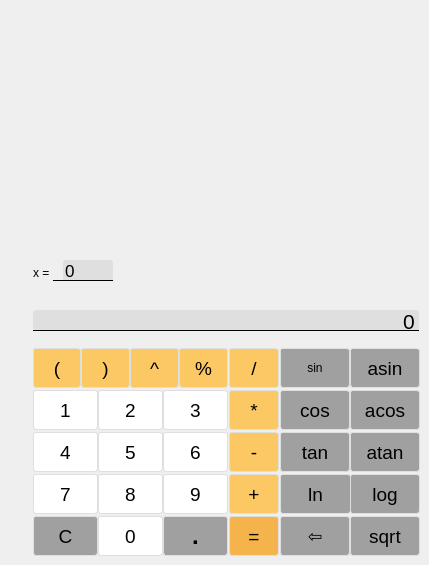
    <widget class="QWidget" name="airthmetic">
     <attribute name="title">
      <string>Arithmetic</string>
     </attribute>
     <widget class="QPushButton" name="pushButtonC">
      <property name="geometry">
       <rect>
        <x>33</x>
        <y>516</y>
        <width>65</width>
        <height>40</height>
       </rect>
      </property>
      <property name="font">
       <font>
        <pointsize>14</pointsize>
       </font>
      </property>
      <property name="styleSheet">
       <string notr="true">QPushButton {
background-color: rgb(160, 160, 160);
color: rgb(0, 0, 0);
border-color: rgb(223, 223, 223);
border-radius: 3px;
border-style: solid;
border-width:1px;
}

QPushButton:hover {
background-color: rgb(170, 170, 170);
border-radius: 1px;
border-width:0px;
}</string>
      </property>
      <property name="text">
       <string>С</string>
      </property>
     </widget>
     <widget class="QPushButton" name="pushButton_num0">
      <property name="geometry">
       <rect>
        <x>98</x>
        <y>516</y>
        <width>65</width>
        <height>40</height>
       </rect>
      </property>
      <property name="font">
       <font>
        <pointsize>14</pointsize>
       </font>
      </property>
      <property name="styleSheet">
       <string notr="true">QPushButton {
	background-color: rgb(255, 255, 255);
	color: rgb(0, 0, 0);
	border-color: rgb(223, 223, 223);
	border-radius: 3px;
	border-style: solid;
	border-width:1px;
}

QPushButton:hover {
	background-color: rgb(245, 245, 245);
	border-radius: 1px;
	border-width:0px;
}
</string>
      </property>
      <property name="text">
       <string>0</string>
      </property>
     </widget>
     <widget class="QPushButton" name="pushButton_dot">
      <property name="geometry">
       <rect>
        <x>163</x>
        <y>516</y>
        <width>65</width>
        <height>40</height>
       </rect>
      </property>
      <property name="font">
       <font>
        <pointsize>18</pointsize>
        <bold>true</bold>
       </font>
      </property>
      <property name="styleSheet">
       <string notr="true">QPushButton {
background-color: rgb(160, 160, 160);
color: rgb(0, 0, 0);
border-color: rgb(223, 223, 223);
border-radius: 3px;
border-style: solid;
border-width:1px;
}

QPushButton:hover {
background-color: rgb(170, 170, 170);
border-radius: 1px;
border-width:0px;
}</string>
      </property>
      <property name="text">
       <string>.</string>
      </property>
     </widget>
     <widget class="QPushButton" name="pushButton_num7">
      <property name="geometry">
       <rect>
        <x>33</x>
        <y>474</y>
        <width>65</width>
        <height>40</height>
       </rect>
      </property>
      <property name="font">
       <font>
        <pointsize>14</pointsize>
       </font>
      </property>
      <property name="styleSheet">
       <string notr="true">QPushButton {
	background-color: rgb(255, 255, 255);
	color: rgb(0, 0, 0);
	border-color: rgb(223, 223, 223);
	border-radius: 3px;
	border-style: solid;
	border-width:1px;
}

QPushButton:hover {
	background-color: rgb(245, 245, 245);
	border-radius: 1px;
	border-width:0px;
}
</string>
      </property>
      <property name="text">
       <string>7</string>
      </property>
     </widget>
     <widget class="QPushButton" name="pushButton_num9">
      <property name="geometry">
       <rect>
        <x>163</x>
        <y>474</y>
        <width>65</width>
        <height>40</height>
       </rect>
      </property>
      <property name="font">
       <font>
        <pointsize>14</pointsize>
       </font>
      </property>
      <property name="styleSheet">
       <string notr="true">QPushButton {
	background-color: rgb(255, 255, 255);
	color: rgb(0, 0, 0);
	border-color: rgb(223, 223, 223);
	border-radius: 3px;
	border-style: solid;
	border-width:1px;
}

QPushButton:hover {
	background-color: rgb(245, 245, 245);
	border-radius: 1px;
	border-width:0px;
}
</string>
      </property>
      <property name="text">
       <string>9</string>
      </property>
     </widget>
     <widget class="QPushButton" name="pushButton_num8">
      <property name="geometry">
       <rect>
        <x>98</x>
        <y>474</y>
        <width>65</width>
        <height>40</height>
       </rect>
      </property>
      <property name="font">
       <font>
        <pointsize>14</pointsize>
       </font>
      </property>
      <property name="styleSheet">
       <string notr="true">QPushButton {
	background-color: rgb(255, 255, 255);
	color: rgb(0, 0, 0);
	border-color: rgb(223, 223, 223);
	border-radius: 3px;
	border-style: solid;
	border-width:1px;
}

QPushButton:hover {
	background-color: rgb(245, 245, 245);
	border-radius: 1px;
	border-width:0px;
}
</string>
      </property>
      <property name="text">
       <string>8</string>
      </property>
     </widget>
     <widget class="QPushButton" name="pushButton_num4">
      <property name="geometry">
       <rect>
        <x>33</x>
        <y>432</y>
        <width>65</width>
        <height>40</height>
       </rect>
      </property>
      <property name="font">
       <font>
        <pointsize>14</pointsize>
       </font>
      </property>
      <property name="styleSheet">
       <string notr="true">QPushButton {
	background-color: rgb(255, 255, 255);
	color: rgb(0, 0, 0);
	border-color: rgb(223, 223, 223);
	border-radius: 3px;
	border-style: solid;
	border-width:1px;
}

QPushButton:hover {
	background-color: rgb(245, 245, 245);
	border-radius: 1px;
	border-width:0px;
}
</string>
      </property>
      <property name="text">
       <string>4</string>
      </property>
     </widget>
     <widget class="QPushButton" name="pushButton_num6">
      <property name="geometry">
       <rect>
        <x>163</x>
        <y>432</y>
        <width>65</width>
        <height>40</height>
       </rect>
      </property>
      <property name="font">
       <font>
        <pointsize>14</pointsize>
       </font>
      </property>
      <property name="styleSheet">
       <string notr="true">QPushButton {
	background-color: rgb(255, 255, 255);
	color: rgb(0, 0, 0);
	border-color: rgb(223, 223, 223);
	border-radius: 3px;
	border-style: solid;
	border-width:1px;
}

QPushButton:hover {
	background-color: rgb(245, 245, 245);
	border-radius: 1px;
	border-width:0px;
}
</string>
      </property>
      <property name="text">
       <string>6</string>
      </property>
     </widget>
     <widget class="QPushButton" name="pushButton_num5">
      <property name="geometry">
       <rect>
        <x>98</x>
        <y>432</y>
        <width>65</width>
        <height>40</height>
       </rect>
      </property>
      <property name="font">
       <font>
        <pointsize>14</pointsize>
       </font>
      </property>
      <property name="styleSheet">
       <string notr="true">QPushButton {
	background-color: rgb(255, 255, 255);
	color: rgb(0, 0, 0);
	border-color: rgb(223, 223, 223);
	border-radius: 3px;
	border-style: solid;
	border-width:1px;
}

QPushButton:hover {
	background-color: rgb(245, 245, 245);
	border-radius: 1px;
	border-width:0px;
}
</string>
      </property>
      <property name="text">
       <string>5</string>
      </property>
     </widget>
     <widget class="QPushButton" name="pushButton_num3">
      <property name="geometry">
       <rect>
        <x>163</x>
        <y>390</y>
        <width>65</width>
        <height>40</height>
       </rect>
      </property>
      <property name="font">
       <font>
        <pointsize>14</pointsize>
       </font>
      </property>
      <property name="styleSheet">
       <string notr="true">QPushButton {
	background-color: rgb(255, 255, 255);
	color: rgb(0, 0, 0);
	border-color: rgb(223, 223, 223);
	border-radius: 3px;
	border-style: solid;
	border-width:1px;
}

QPushButton:hover {
	background-color: rgb(245, 245, 245);
	border-radius: 1px;
	border-width:0px;
}
</string>
      </property>
      <property name="text">
       <string>3</string>
      </property>
     </widget>
     <widget class="QPushButton" name="pushButton_num1">
      <property name="geometry">
       <rect>
        <x>33</x>
        <y>390</y>
        <width>65</width>
        <height>40</height>
       </rect>
      </property>
      <property name="font">
       <font>
        <pointsize>14</pointsize>
       </font>
      </property>
      <property name="styleSheet">
       <string notr="true">QPushButton {
	background-color: rgb(255, 255, 255);
	color: rgb(0, 0, 0);
	border-color: rgb(223, 223, 223);
	border-radius: 3px;
	border-style: solid;
	border-width:1px;
}

QPushButton:hover {
	background-color: rgb(245, 245, 245);
	border-radius: 1px;
	border-width:0px;
}
</string>
      </property>
      <property name="text">
       <string>1</string>
      </property>
     </widget>
     <widget class="QPushButton" name="pushButton_num2">
      <property name="geometry">
       <rect>
        <x>98</x>
        <y>390</y>
        <width>65</width>
        <height>40</height>
       </rect>
      </property>
      <property name="font">
       <font>
        <pointsize>14</pointsize>
       </font>
      </property>
      <property name="styleSheet">
       <string notr="true">QPushButton {
	background-color: rgb(255, 255, 255);
	color: rgb(0, 0, 0);
	border-color: rgb(223, 223, 223);
	border-radius: 3px;
	border-style: solid;
	border-width:1px;
}

QPushButton:hover {
	background-color: rgb(245, 245, 245);
	border-radius: 1px;
	border-width:0px;
}
</string>
      </property>
      <property name="text">
       <string>2</string>
      </property>
     </widget>
     <widget class="QPushButton" name="pushButton_plus">
      <property name="geometry">
       <rect>
        <x>229</x>
        <y>474</y>
        <width>50</width>
        <height>40</height>
       </rect>
      </property>
      <property name="font">
       <font>
        <pointsize>14</pointsize>
       </font>
      </property>
      <property name="styleSheet">
       <string notr="true">QPushButton {
background-color: rgb(252, 200, 100);
color: rgb(0, 0, 0);
border-color: rgb(223, 223, 223);
border-radius: 3px;
border-style: solid;
border-width:1px;
}

QPushButton:hover {
	background-color: rgb(242, 190, 95);
	border-radius: 1px;
	border-width:0px;
}</string>
      </property>
      <property name="text">
       <string>+</string>
      </property>
     </widget>
     <widget class="QPushButton" name="pushButton_minus">
      <property name="geometry">
       <rect>
        <x>229</x>
        <y>432</y>
        <width>50</width>
        <height>40</height>
       </rect>
      </property>
      <property name="font">
       <font>
        <pointsize>14</pointsize>
       </font>
      </property>
      <property name="styleSheet">
       <string notr="true">QPushButton {
background-color: rgb(252, 200, 100);
color: rgb(0, 0, 0);
border-color: rgb(223, 223, 223);
border-radius: 3px;
border-style: solid;
border-width:1px;
}

QPushButton:hover {
	background-color: rgb(242, 190, 95);
	border-radius: 1px;
	border-width:0px;
}</string>
      </property>
      <property name="text">
       <string>-</string>
      </property>
     </widget>
     <widget class="QPushButton" name="pushButton_mul">
      <property name="geometry">
       <rect>
        <x>229</x>
        <y>390</y>
        <width>50</width>
        <height>40</height>
       </rect>
      </property>
      <property name="font">
       <font>
        <pointsize>14</pointsize>
       </font>
      </property>
      <property name="styleSheet">
       <string notr="true">QPushButton {
background-color: rgb(252, 200, 100);
color: rgb(0, 0, 0);
border-color: rgb(223, 223, 223);
border-radius: 3px;
border-style: solid;
border-width:1px;
}

QPushButton:hover {
	background-color: rgb(242, 190, 95);
	border-radius: 1px;
	border-width:0px;
}</string>
      </property>
      <property name="text">
       <string>*</string>
      </property>
     </widget>
     <widget class="QPushButton" name="pushButton_div">
      <property name="geometry">
       <rect>
        <x>229</x>
        <y>348</y>
        <width>50</width>
        <height>40</height>
       </rect>
      </property>
      <property name="font">
       <font>
        <pointsize>14</pointsize>
       </font>
      </property>
      <property name="styleSheet">
       <string notr="true">QPushButton {
background-color: rgb(252, 200, 100);
color: rgb(0, 0, 0);
border-color: rgb(223, 223, 223);
border-radius: 3px;
border-style: solid;
border-width:1px;
}

QPushButton:hover {
	background-color: rgb(242, 190, 95);
	border-radius: 1px;
	border-width:0px;
}</string>
      </property>
      <property name="text">
       <string>/</string>
      </property>
     </widget>
     <widget class="QPushButton" name="pushButton_mod">
      <property name="geometry">
       <rect>
        <x>179</x>
        <y>348</y>
        <width>49</width>
        <height>40</height>
       </rect>
      </property>
      <property name="font">
       <font>
        <pointsize>14</pointsize>
       </font>
      </property>
      <property name="styleSheet">
       <string notr="true">QPushButton {
background-color: rgb(252, 200, 100);
color: rgb(0, 0, 0);
border-color: rgb(223, 223, 223);
border-radius: 3px;
border-style: solid;
border-width:1px;
}

QPushButton:hover {
	background-color: rgb(242, 190, 95);
	border-radius: 1px;
	border-width:0px;
}</string>
      </property>
      <property name="text">
       <string>%</string>
      </property>
     </widget>
     <widget class="QPushButton" name="pushButton_pow">
      <property name="geometry">
       <rect>
        <x>130</x>
        <y>348</y>
        <width>49</width>
        <height>40</height>
       </rect>
      </property>
      <property name="font">
       <font>
        <pointsize>14</pointsize>
       </font>
      </property>
      <property name="styleSheet">
       <string notr="true">QPushButton {
background-color: rgb(252, 200, 100);
color: rgb(0, 0, 0);
border-color: rgb(223, 223, 223);
border-radius: 3px;
border-style: solid;
border-width:1px;
}

QPushButton:hover {
	background-color: rgb(242, 190, 95);
	border-radius: 1px;
	border-width:0px;
}</string>
      </property>
      <property name="text">
       <string>^</string>
      </property>
     </widget>
     <widget class="QPushButton" name="pushButton_rbrace">
      <property name="geometry">
       <rect>
        <x>81</x>
        <y>348</y>
        <width>49</width>
        <height>40</height>
       </rect>
      </property>
      <property name="font">
       <font>
        <pointsize>14</pointsize>
       </font>
      </property>
      <property name="styleSheet">
       <string notr="true">QPushButton {
background-color: rgb(252, 200, 100);
color: rgb(0, 0, 0);
border-color: rgb(223, 223, 223);
border-radius: 3px;
border-style: solid;
border-width:1px;
}

QPushButton:hover {
	background-color: rgb(242, 190, 95);
	border-radius: 1px;
	border-width:0px;
}</string>
      </property>
      <property name="text">
       <string>)</string>
      </property>
     </widget>
     <widget class="QPushButton" name="pushButton_lbrace">
      <property name="geometry">
       <rect>
        <x>33</x>
        <y>348</y>
        <width>48</width>
        <height>40</height>
       </rect>
      </property>
      <property name="font">
       <font>
        <pointsize>14</pointsize>
       </font>
      </property>
      <property name="styleSheet">
       <string notr="true">QPushButton {
background-color: rgb(252, 200, 100);
color: rgb(0, 0, 0);
border-color: rgb(223, 223, 223);
border-radius: 3px;
border-style: solid;
border-width:1px;
}

QPushButton:hover {
	background-color: rgb(242, 190, 95);
	border-radius: 1px;
	border-width:0px;
}</string>
      </property>
      <property name="text">
       <string>(</string>
      </property>
     </widget>
     <widget class="QPushButton" name="pushButton_equal">
      <property name="geometry">
       <rect>
        <x>229</x>
        <y>516</y>
        <width>50</width>
        <height>40</height>
       </rect>
      </property>
      <property name="font">
       <font>
        <pointsize>14</pointsize>
       </font>
      </property>
      <property name="styleSheet">
       <string notr="true">QPushButton {
background-color: rgb(245, 180, 75);
color: rgb(0, 0, 0);
border-color: rgb(223, 223, 223);
border-radius: 3px;
border-style: solid;
border-width:1px;
}

QPushButton:hover {
	background-color: rgb(235, 170, 65);
	border-radius: 1px;
	border-width:0px;
}</string>
      </property>
      <property name="text">
       <string>=</string>
      </property>
     </widget>
     <widget class="QPushButton" name="pushButton_sin">
      <property name="geometry">
       <rect>
        <x>280</x>
        <y>348</y>
        <width>70</width>
        <height>40</height>
       </rect>
      </property>
      <property name="styleSheet">
       <string notr="true">QPushButton {
background-color: rgb(160, 160, 160);
color: rgb(0, 0, 0);
border-color: rgb(223, 223, 223);
border-radius: 3px;
border-style: solid;
border-width:1px;
}

QPushButton:hover {
background-color: rgb(170, 170, 170);
border-radius: 1px;
border-width:0px;
}</string>
      </property>
      <property name="text">
       <string>sin</string>
      </property>
     </widget>
     <widget class="QPushButton" name="pushButton_asin">
      <property name="geometry">
       <rect>
        <x>350</x>
        <y>348</y>
        <width>70</width>
        <height>40</height>
       </rect>
      </property>
      <property name="font">
       <font>
        <pointsize>14</pointsize>
       </font>
      </property>
      <property name="styleSheet">
       <string notr="true">QPushButton {
background-color: rgb(160, 160, 160);
color: rgb(0, 0, 0);
border-color: rgb(223, 223, 223);
border-radius: 3px;
border-style: solid;
border-width:1px;
}

QPushButton:hover {
background-color: rgb(170, 170, 170);
border-radius: 1px;
border-width:0px;
}</string>
      </property>
      <property name="text">
       <string>asin</string>
      </property>
     </widget>
     <widget class="QPushButton" name="pushButton_acos">
      <property name="geometry">
       <rect>
        <x>350</x>
        <y>390</y>
        <width>70</width>
        <height>40</height>
       </rect>
      </property>
      <property name="font">
       <font>
        <pointsize>14</pointsize>
       </font>
      </property>
      <property name="styleSheet">
       <string notr="true">QPushButton {
background-color: rgb(160, 160, 160);
color: rgb(0, 0, 0);
border-color: rgb(223, 223, 223);
border-radius: 3px;
border-style: solid;
border-width:1px;
}

QPushButton:hover {
background-color: rgb(170, 170, 170);
border-radius: 1px;
border-width:0px;
}</string>
      </property>
      <property name="text">
       <string>acos</string>
      </property>
     </widget>
     <widget class="QPushButton" name="pushButton_cos">
      <property name="geometry">
       <rect>
        <x>280</x>
        <y>390</y>
        <width>70</width>
        <height>40</height>
       </rect>
      </property>
      <property name="font">
       <font>
        <pointsize>14</pointsize>
       </font>
      </property>
      <property name="styleSheet">
       <string notr="true">QPushButton {
background-color: rgb(160, 160, 160);
color: rgb(0, 0, 0);
border-color: rgb(223, 223, 223);
border-radius: 3px;
border-style: solid;
border-width:1px;
}

QPushButton:hover {
background-color: rgb(170, 170, 170);
border-radius: 1px;
border-width:0px;
}</string>
      </property>
      <property name="text">
       <string>cos</string>
      </property>
     </widget>
     <widget class="QPushButton" name="pushButton_atan">
      <property name="geometry">
       <rect>
        <x>350</x>
        <y>432</y>
        <width>70</width>
        <height>40</height>
       </rect>
      </property>
      <property name="font">
       <font>
        <pointsize>14</pointsize>
       </font>
      </property>
      <property name="styleSheet">
       <string notr="true">QPushButton {
background-color: rgb(160, 160, 160);
color: rgb(0, 0, 0);
border-color: rgb(223, 223, 223);
border-radius: 3px;
border-style: solid;
border-width:1px;
}

QPushButton:hover {
background-color: rgb(170, 170, 170);
border-radius: 1px;
border-width:0px;
}</string>
      </property>
      <property name="text">
       <string>atan</string>
      </property>
     </widget>
     <widget class="QPushButton" name="pushButton_tan">
      <property name="geometry">
       <rect>
        <x>280</x>
        <y>432</y>
        <width>70</width>
        <height>40</height>
       </rect>
      </property>
      <property name="font">
       <font>
        <pointsize>14</pointsize>
       </font>
      </property>
      <property name="styleSheet">
       <string notr="true">QPushButton {
background-color: rgb(160, 160, 160);
color: rgb(0, 0, 0);
border-color: rgb(223, 223, 223);
border-radius: 3px;
border-style: solid;
border-width:1px;
}

QPushButton:hover {
background-color: rgb(170, 170, 170);
border-radius: 1px;
border-width:0px;
}</string>
      </property>
      <property name="text">
       <string>tan</string>
      </property>
     </widget>
     <widget class="QPushButton" name="pushButton_log">
      <property name="geometry">
       <rect>
        <x>350</x>
        <y>474</y>
        <width>70</width>
        <height>40</height>
       </rect>
      </property>
      <property name="font">
       <font>
        <pointsize>14</pointsize>
       </font>
      </property>
      <property name="styleSheet">
       <string notr="true">QPushButton {
background-color: rgb(160, 160, 160);
color: rgb(0, 0, 0);
border-color: rgb(223, 223, 223);
border-radius: 3px;
border-style: solid;
border-width:1px;
}

QPushButton:hover {
background-color: rgb(170, 170, 170);
border-radius: 1px;
border-width:0px;
}</string>
      </property>
      <property name="text">
       <string>log</string>
      </property>
     </widget>
     <widget class="QPushButton" name="pushButton_ln">
      <property name="geometry">
       <rect>
        <x>280</x>
        <y>474</y>
        <width>71</width>
        <height>40</height>
       </rect>
      </property>
      <property name="font">
       <font>
        <pointsize>14</pointsize>
       </font>
      </property>
      <property name="styleSheet">
       <string notr="true">QPushButton {
background-color: rgb(160, 160, 160);
color: rgb(0, 0, 0);
border-color: rgb(223, 223, 223);
border-radius: 3px;
border-style: solid;
border-width:1px;
}

QPushButton:hover {
background-color: rgb(170, 170, 170);
border-radius: 1px;
border-width:0px;
}</string>
      </property>
      <property name="text">
       <string>ln</string>
      </property>
     </widget>
     <widget class="QPushButton" name="pushButton_sqrt">
      <property name="geometry">
       <rect>
        <x>350</x>
        <y>516</y>
        <width>70</width>
        <height>40</height>
       </rect>
      </property>
      <property name="font">
       <font>
        <pointsize>14</pointsize>
       </font>
      </property>
      <property name="styleSheet">
       <string notr="true">QPushButton {
background-color: rgb(160, 160, 160);
color: rgb(0, 0, 0);
border-color: rgb(223, 223, 223);
border-radius: 3px;
border-style: solid;
border-width:1px;
}

QPushButton:hover {
background-color: rgb(170, 170, 170);
border-radius: 1px;
border-width:0px;
}</string>
      </property>
      <property name="text">
       <string>sqrt</string>
      </property>
     </widget>
     <widget class="QPushButton" name="pushButton_del">
      <property name="geometry">
       <rect>
        <x>280</x>
        <y>516</y>
        <width>70</width>
        <height>40</height>
       </rect>
      </property>
      <property name="font">
       <font>
        <pointsize>13</pointsize>
       </font>
      </property>
      <property name="styleSheet">
       <string notr="true">QPushButton {
background-color: rgb(160, 160, 160);
color: rgb(0, 0, 0);
border-color: rgb(223, 223, 223);
border-radius: 3px;
border-style: solid;
border-width:1px;
}

QPushButton:hover {
background-color: rgb(170, 170, 170);
border-radius: 1px;
border-width:0px;
}</string>
      </property>
      <property name="text">
       <string>⇦</string>
      </property>
     </widget>
     <widget class="QLineEdit" name="lineEdit_expression_arith">
      <property name="geometry">
       <rect>
        <x>33</x>
        <y>310</y>
        <width>386</width>
        <height>21</height>
       </rect>
      </property>
      <property name="font">
       <font>
        <pointsize>16</pointsize>
       </font>
      </property>
      <property name="styleSheet">
       <string notr="true">background-color: rgb(223, 223, 223);
color: rgb(0, 0, 0);
border-color: rgb(223, 223, 223);
border-radius: 3px;
border-style: solid;</string>
      </property>
      <property name="text">
       <string>0</string>
      </property>
      <property name="alignment">
       <set>Qt::AlignRight|Qt::AlignTrailing|Qt::AlignVCenter</set>
      </property>
     </widget>
     <widget class="QLabel" name="_underline">
      <property name="geometry">
       <rect>
        <x>33</x>
        <y>330</y>
        <width>386</width>
        <height>1</height>
       </rect>
      </property>
      <property name="styleSheet">
       <string notr="true">background-color: rgb(0, 0, 0);</string>
      </property>
      <property name="text">
       <string/>
      </property>
     </widget>
     <widget class="QLineEdit" name="lineEdit_x_Arith">
      <property name="geometry">
       <rect>
        <x>63</x>
        <y>260</y>
        <width>50</width>
        <height>21</height>
       </rect>
      </property>
      <property name="font">
       <font>
        <pointsize>13</pointsize>
       </font>
      </property>
      <property name="styleSheet">
       <string notr="true">background-color: rgb(223, 223, 223);
color: rgb(0, 0, 0);
border-color: rgb(223, 223, 223);
border-radius: 3px;
border-style: solid;</string>
      </property>
      <property name="text">
       <string>0</string>
      </property>
      <property name="alignment">
       <set>Qt::AlignLeading|Qt::AlignLeft|Qt::AlignVCenter</set>
      </property>
     </widget>
     <widget class="QLabel" name="_underline_x">
      <property name="geometry">
       <rect>
        <x>53</x>
        <y>280</y>
        <width>60</width>
        <height>1</height>
       </rect>
      </property>
      <property name="styleSheet">
       <string notr="true">background-color: rgb(0, 0, 0);</string>
      </property>
      <property name="text">
       <string/>
      </property>
     </widget>
     <widget class="QLabel" name="label_x">
      <property name="geometry">
       <rect>
        <x>33</x>
        <y>265</y>
        <width>30</width>
        <height>16</height>
       </rect>
      </property>
      <property name="text">
       <string>x = </string>
      </property>
     </widget>
    </widget>
